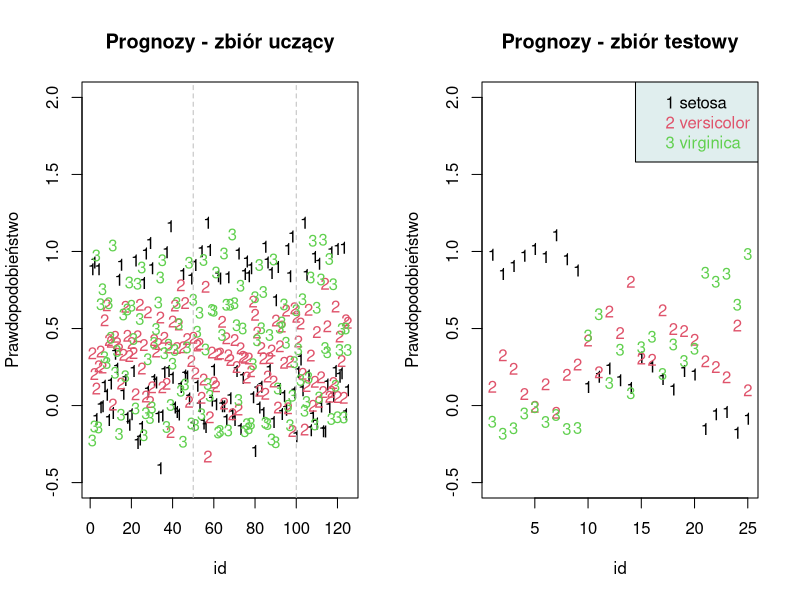
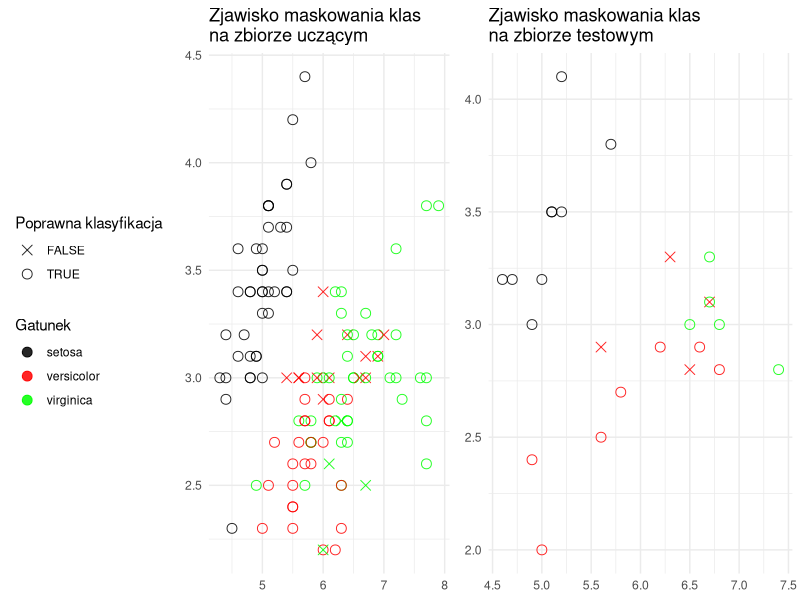
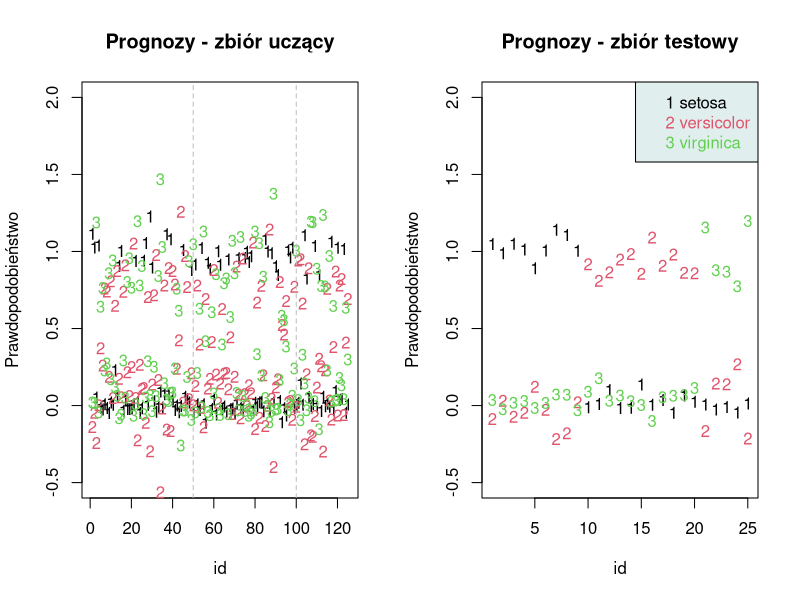
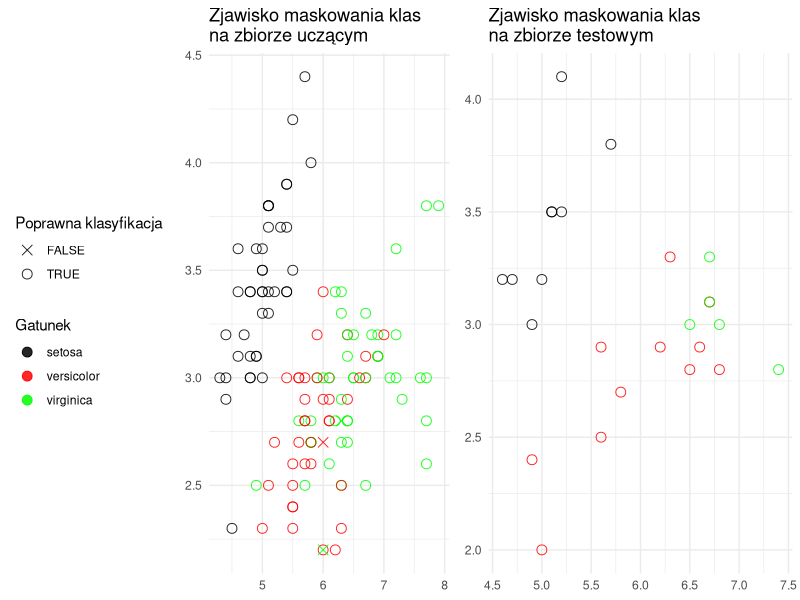

Generate these figures, in order, with R:
## ---- chunk 1
knitr::opts_chunk$set(warning=FALSE, fig.width = 8, cache=TRUE, echo = FALSE) 
## ---- chunk 2
data(iris)

#losowy podział danych na zbiór uczący i testowy
set.seed(123)
liczba_danych <- nrow(iris)
indeksy_zbior_uczacy <- sample(1:liczba_danych, 5/6*liczba_danych)

zbior_uczacy <- iris[indeksy_zbior_uczacy, ]

zbior_testowy <- iris[-indeksy_zbior_uczacy, ]
## ---- chunk 3

# tworzenie zmiennych wskaźnikowe (0-1) dla klas w zbiorze uczącym
Y1 <- as.numeric(zbior_uczacy$Species=="setosa")
Y2 <- as.numeric(zbior_uczacy$Species=="versicolor")
Y3 <- as.numeric(zbior_uczacy$Species=="virginica")

irysy1 <- cbind(zbior_uczacy[,1:4],Y1)
irysy2 <- cbind(zbior_uczacy[,1:4],Y2)
irysy3 <- cbind(zbior_uczacy[,1:4],Y3)

# dopasowanie K=3 niezależnych modeli regresji liniowej na zbiorze uczącym
model1 <- lm(Y1~., data=irysy1)
model2 <- lm(Y2~., data=irysy2)
model3 <- lm(Y3~., data=irysy3)

#prognozy prawdopodobieństwa dla zbioru uczącego
pred1.lm  <- predict(model1, irysy1)
pred2.lm  <- predict(model2, irysy2)
pred3.lm  <- predict(model3, irysy3)

# prognozowane etykietki klas dla zbioru uczącego
pred <- rep(1, length(pred1.lm) )
pred[pred2.lm > pmax(pred1.lm,pred3.lm)[1:length(pred2.lm)]] <- 2
pred[pred3.lm > pmax(pred1.lm,pred2.lm)[1:length(pred3.lm)]] <- 3
prognozy_ucz <- factor(pred, levels = 1:3, labels = levels(iris$Species))

#prognozy prawdopodobieństwa dla zbioru testowego
pred1_test.lm <- predict(model1, zbior_testowy[,1:4])
pred2_test.lm <- predict(model2, zbior_testowy[,1:4])
pred3_test.lm <- predict(model3, zbior_testowy[,1:4]) 

# prognozowane etykietki klas dla zbioru testowego  
pred_test <- rep(1, length(pred1_test.lm))
pred_test[pred2_test.lm > pmax(pred1_test.lm, pred3_test.lm)[1:length(pred2_test.lm)]] <- 2
pred_test[pred3_test.lm > pmax(pred1_test.lm, pred2_test.lm)[1:length(pred3_test.lm)]] <- 3
prognozy_test <- factor(pred_test, levels = 1:3, labels = levels(iris$Species))

dokladnosc_ucz <- mean(prognozy_ucz == zbior_uczacy$Species)  
dokladnosc_test <- mean(prognozy_test == zbior_testowy$Species)

par(mfrow = c(1, 2))

# macierz prawdopodobienśtw dla zbioru uczącego
Y.hat_ucz <- cbind(pred1.lm, pred2.lm, pred3.lm)

# wykres dla zbioru uczącego
matplot(Y.hat_ucz, main="Prognozy - zbiór uczący" ,xlab="id", ylab="Prawdopodobieństwo", ylim=c(-0.5,2))
abline(v=c(50,100), lty=2, col="gray")

# macierz prawdopodobienśtw dla zbioru testowego
Y.hat_test <- cbind(pred1_test.lm, pred2_test.lm, pred3_test.lm)

# wykres dla zbioru testowego
matplot(Y.hat_test, main="Prognozy - zbiór testowy" ,xlab="id", ylab="Prawdopodobieństwo", ylim=c(-0.5,2))
abline(v=c(50,100), lty=2, col="gray")
legend(x="topright", legend=paste(1:3,levels(iris$Species)), col=1:3, text.col=1:3, bg="azure2")
## ---- chunk 4
library(dplyr)
library(knitr)
library(kableExtra)

#macierz pomyłek dla zbioru uczącego 
macierz_pomylek_ucz <- table(Rzeczywiste = zbior_uczacy$Species,  Prognozowane = prognozy_ucz)
macierz_pomylek_ucz %>%
  kbl(caption = "Macierz pomyłek dla zbioru uczącego",
      format = "latex", digits = 2) %>%
  kable_styling(latex_options = "HOLD_position")

#błąd klasyfikacji dla zbioru uczącego 
blad_klasyfikacji_ucz <- 1 - dokladnosc_ucz

## ---- chunk 5
library(dplyr)
library(knitr)
library(kableExtra)

#macierz pomyłek dla zbioru testowego 
macierz_pomylek_test <- table(Rzeczywiste = zbior_testowy$Species, Prognozowane = prognozy_test)
macierz_pomylek_test %>%
  kbl(caption = "Macierz pomyłek dla zbioru testowego",
      format = "latex", digits = 2) %>%
  kable_styling(latex_options = "HOLD_position")

#błąd klasyfikacji dla zbioru testowego
blad_klasyfikacji_test <- 1 - dokladnosc_test
## ---- chunk 6
library(ggplot2)
library(gridExtra)

zbior_uczacy$Poprawnosc_klasyfikacji <- zbior_uczacy$Species==prognozy_ucz

kolory <- c("black", "red", "green")

p1 <- ggplot(zbior_uczacy, aes(x = Sepal.Length, y = Sepal.Width)) +
  geom_point(aes(color = Species, shape = Poprawnosc_klasyfikacji), size = 3, alpha = 0.85) +
  scale_shape_manual(values = c(4, 1)) +
  scale_color_manual(values = kolory) + 
  labs(
    title = "Zjawisko maskowania klas \nna zbiorze uczącym",
    color = "Gatunek",
    shape = "Poprawna klasyfikacja"
  ) +
  theme_minimal()   +
  theme(
    legend.position = "left",
    axis.title.x = element_blank(),
    axis.title.y = element_blank()
  )

zbior_testowy$Poprawnosc_klasyfikacji <- zbior_testowy$Species==prognozy_test

p2 <- ggplot(zbior_testowy, aes(x = Sepal.Length, y = Sepal.Width)) +
  geom_point(aes(color = Species, shape = Poprawnosc_klasyfikacji), size = 3, alpha = 0.85) +
  scale_shape_manual(values = c(4, 1)) +
  scale_color_manual(values = kolory) + 
  labs(
    title = "Zjawisko maskowania klas \nna zbiorze testowym",
    color = "Gatunek",
    shape = "Poprawna klasyfikacja"
  ) +
  theme_minimal()+
  theme(
    legend.position = "none",
    axis.title.x = element_blank(),
    axis.title.y = element_blank()
  )

grid.arrange(p1, p2, ncol = 2, widths = c(8, 6)) 
## ---- chunk 7

zbior_uczacy <- zbior_uczacy %>%
  rename(SL = Sepal.Length,
         SW = Sepal.Width,
         PL = Petal.Length,
         PW = Petal.Width)

zbior_uczacy$PL2 <- zbior_uczacy$PL^2
zbior_uczacy$PW2 <- zbior_uczacy$PW^2
zbior_uczacy$SL2 <- zbior_uczacy$SL^2
zbior_uczacy$SW2 <- zbior_uczacy$SW^2
zbior_uczacy$PL_PW <- zbior_uczacy$PL * zbior_uczacy$PW
zbior_uczacy$PL_SW <- zbior_uczacy$PL * zbior_uczacy$SW
zbior_uczacy$PL_SL <- zbior_uczacy$PL * zbior_uczacy$SL
zbior_uczacy$PW_SL <- zbior_uczacy$PW * zbior_uczacy$SL
zbior_uczacy$PW_SW <- zbior_uczacy$PW * zbior_uczacy$SW
zbior_uczacy$SL_SW <- zbior_uczacy$SL * zbior_uczacy$SW

zbior_testowy <- zbior_testowy %>%
  rename(SL = Sepal.Length,
         SW = Sepal.Width,
         PL = Petal.Length,
         PW = Petal.Width)

zbior_testowy$PL2 <- zbior_testowy$PL^2
zbior_testowy$PW2 <- zbior_testowy$PW^2
zbior_testowy$SL2 <- zbior_testowy$SL^2
zbior_testowy$SW2 <- zbior_testowy$SW^2
zbior_testowy$PL_PW <- zbior_testowy$PL * zbior_testowy$PW
zbior_testowy$PL_SW <- zbior_testowy$PL * zbior_testowy$SW
zbior_testowy$PL_SL <- zbior_testowy$PL * zbior_testowy$SL
zbior_testowy$PW_SL <- zbior_testowy$PW * zbior_testowy$SL
zbior_testowy$PW_SW <- zbior_testowy$PW * zbior_testowy$SW
zbior_testowy$SL_SW <- zbior_testowy$SL * zbior_testowy$SW
## ---- chunk 8

# tworzenie zmiennych wskaźnikowe (0-1) dla klas w zbiorze uczącym
Y1 <- as.numeric(zbior_uczacy$Species=="setosa")
Y2 <- as.numeric(zbior_uczacy$Species=="versicolor")
Y3 <- as.numeric(zbior_uczacy$Species=="virginica")

irysy1kw <- cbind(zbior_uczacy[,-5],Y1)
irysy2kw <- cbind(zbior_uczacy[,-5],Y2)
irysy3kw <- cbind(zbior_uczacy[,-5],Y3)

# dopasowanie K=3 niezależnych modeli regresji liniowej na zbiorze uczącym
model1kw <- lm(Y1~., data=irysy1kw)
model2kw <- lm(Y2~., data=irysy2kw)
model3kw <- lm(Y3~., data=irysy3kw)

#prognozy prawdopodobieństwa dla zbioru uczącego
pred1kw.lm  <- predict(model1kw, irysy1kw)
pred2kw.lm  <- predict(model2kw, irysy2kw)
pred3kw.lm  <- predict(model3kw, irysy3kw)

# prognozowane etykietki klas dla zbioru uczącego
predkw <- rep(1, length(pred1.lm) )
predkw[pred2kw.lm > pmax(pred1kw.lm,pred3kw.lm)[1:length(pred2kw.lm)]] <- 2
predkw[pred3kw.lm > pmax(pred1kw.lm,pred2kw.lm)[1:length(pred3kw.lm)]] <- 3
prognozy_uczkw <- factor(predkw, levels = 1:3, labels = levels(iris$Species))

#prognozy prawdopodobieństwa dla zbioru testowego
pred1kw_test.lm <- predict(model1kw, zbior_testowy[, -5])
pred2kw_test.lm <- predict(model2kw, zbior_testowy[, -5])
pred3kw_test.lm <- predict(model3kw, zbior_testowy[, -5]) 

# prognozowane etykietki klas dla zbioru testowego  
predkw_test <- rep(1, length(pred1kw_test.lm))
predkw_test[pred2kw_test.lm > pmax(pred1kw_test.lm, pred3kw_test.lm)[1:length(pred2kw_test.lm)]] <- 2
predkw_test[pred3kw_test.lm > pmax(pred1kw_test.lm, pred2kw_test.lm)[1:length(pred3kw_test.lm)]] <- 3
prognozy_testkw <- factor(predkw_test, levels = 1:3, labels = levels(iris$Species))

dokladnosc_uczkw <- mean(prognozy_uczkw == zbior_uczacy$Species)  
dokladnosc_testkw <- mean(prognozy_testkw == zbior_testowy$Species)

par(mfrow = c(1, 2))

# macierz prawdopodobienstw dla zbioru uczącego
Y.hat_uczkw <- cbind(pred1kw.lm, pred2kw.lm, pred3kw.lm)

# wykres dla zbioru uczącego
matplot(Y.hat_uczkw, main="Prognozy - zbiór uczący" ,xlab="id", ylab="Prawdopodobieństwo", ylim=c(-0.5,2))
abline(v=c(50,100), lty=2, col="gray")

# macierz prawdopodobienśtw dla zbioru testowego
Y.hat_testkw <- cbind(pred1kw_test.lm, pred2kw_test.lm, pred3kw_test.lm)

# wykres dla zbioru testowego
matplot(Y.hat_testkw, main="Prognozy - zbiór testowy" ,xlab="id", ylab="Prawdopodobieństwo", ylim=c(-0.5,2))
abline(v=c(50,100), lty=2, col="gray")
legend(x="topright", legend=paste(1:3,levels(iris$Species)), col=1:3, text.col=1:3, bg="azure2")
## ---- chunk 9
tabela_dokladnosci <- data.frame(
  Model = c("Podstawowy", "Rozszerzony"),
  `Zbiór Uczący` = round(c(dokladnosc_ucz, dokladnosc_uczkw), 2),
  `Zbiór Testowy` = round(c(dokladnosc_test, dokladnosc_testkw), 2))

tabela_dokladnosci %>%
  kbl(caption = "Tabela dokładności klasyfikacji modeli na zbiorach",
      format = "latex", digits = 2) %>%
  kable_styling(latex_options = "HOLD_position")

## ---- chunk 10
library(dplyr)
library(knitr)
library(kableExtra)

#macierz pomyłek dla zbioru uczącego 
macierz_pomylek_uczkw <- table(Rzeczywiste = zbior_uczacy$Species,  Prognozowane = prognozy_uczkw)
macierz_pomylek_uczkw %>%
  kbl(caption = "Macierz pomyłek dla zbioru uczącego",
      format = "latex", digits = 2) %>%
  kable_styling(latex_options = "HOLD_position")

#błąd klasyfikacji dla zbioru uczącego 
blad_klasyfikacji_uczkw <- 1 - dokladnosc_uczkw

## ---- chunk 11
library(dplyr)
library(knitr)
library(kableExtra)

#macierz pomyłek dla zbioru testowego 
macierz_pomylek_testkw <- table(Rzeczywiste = zbior_testowy$Species, Prognozowane = prognozy_testkw)
macierz_pomylek_testkw %>%
  kbl(caption = "Macierz pomyłek dla zbioru testowego",
      format = "latex", digits = 2) %>%
  kable_styling(latex_options = "HOLD_position")

#błąd klasyfikacji dla zbioru testowego
blad_klasyfikacji_testkw <- 1 - dokladnosc_testkw
## ---- chunk 12
tabela_blad <- data.frame(
  Model = c("Podstawowy", "Rozszerzony"),
  `Zbiór Uczący` = round(c(blad_klasyfikacji_ucz, blad_klasyfikacji_uczkw), 2),
  `Zbiór Testowy` = round(c(blad_klasyfikacji_test, blad_klasyfikacji_testkw), 2))

tabela_blad %>%
  kbl(caption = "Tabela błędów klasyfikacji modeli na zbiorach",
      format = "latex", digits = 2) %>%
  kable_styling(latex_options = "HOLD_position")

## ---- chunk 13
library(ggplot2)
library(gridExtra)

zbior_uczacy$Poprawnosc_klasyfikacjikw <- zbior_uczacy$Species==prognozy_uczkw

kolory <- c("black", "red", "green")

p3 <- ggplot(zbior_uczacy, aes(x = SL, y = SW)) +
  geom_point(aes(color = Species, shape = Poprawnosc_klasyfikacjikw), size = 3, alpha = 0.85) +
  scale_shape_manual(values = c(4, 1)) +
  scale_color_manual(values = kolory) + 
  labs(
    title = "Zjawisko maskowania klas \nna zbiorze uczącym",
    color = "Gatunek",
    shape = "Poprawna klasyfikacja"
  ) +
  theme_minimal()   +
  theme(
    legend.position = "left",
    axis.title.x = element_blank(),
    axis.title.y = element_blank()
  )

zbior_testowy$Poprawnosc_klasyfikacjikw <- zbior_testowy$Species==prognozy_testkw

p4 <- ggplot(zbior_testowy, aes(x = SL, y = SW)) +
  geom_point(aes(color = Species, shape = Poprawnosc_klasyfikacjikw), size = 3, alpha = 0.85) +
  scale_shape_manual(values = c(1, 4)) +
  scale_color_manual(values = kolory) + 
  labs(
    title = "Zjawisko maskowania klas \nna zbiorze testowym",
    color = "Gatunek",
    shape = "Poprawna klasyfikacja"
  ) +
  theme_minimal()+
  theme(
    legend.position = "none",
    axis.title.x = element_blank(),
    axis.title.y = element_blank()
  )

grid.arrange(p3, p4, ncol = 2, widths = c(8, 6)) 
